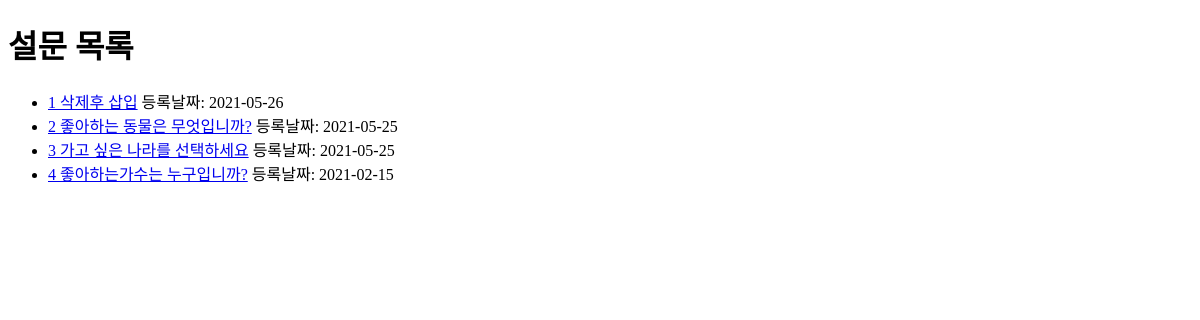
The app's page /polls/list, older data.
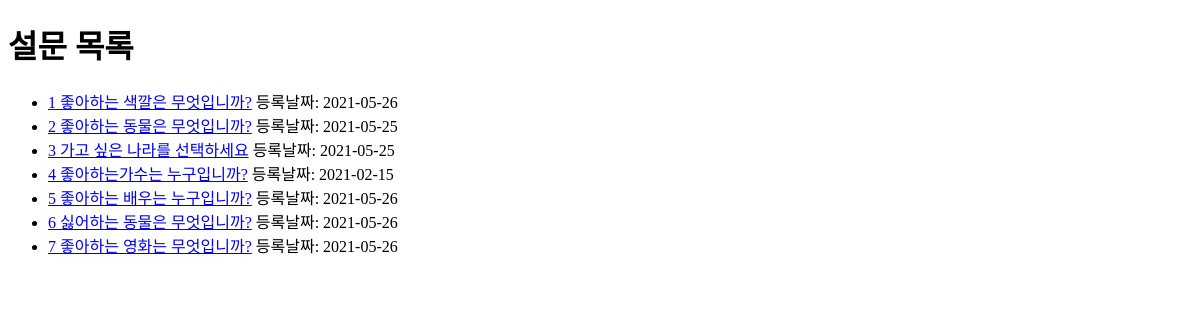
The same page, newer data.
### polls/models.py (models this page shows, shortened)
class Question(models.Model):
    question_text = models.CharField(max_length=200) # CharField = NVACHAR
    pub_date = models.DateTimeField(auto_now_add=True) # auto_now_add: insert될때 일시를 자동등록

### polls/views.py (the view)
# urls.py: path('list', views.list, name='list'),
def list(request):
    question_list = Question.objects.all().order_by('id')
    return render(request,
                 'polls/list.html',
                 {"question_list":question_list})

### polls/templates/polls/list.html (shortened to what this page needs)
<!DOCTYPE html>
<html lang="en">
<head>
</head>
<body>
    <h1>설문 목록</h1>
    <ul>
        {% for s in question_list %}
        <li>
            <a href="/polls/vote_form/{{s.pk}}">{{s.id}} {{s.question_text}}</a>
            등록날짜:
            {{s.pub_date|date:'Y-m-d'}}
        </li>
        {% endfor%}
    </ul>
</body>
</html>

Row changes from the older to the newer data that the page shows:
changed Question id 1: question_text "삭제후 삽입" → "좋아하는 색깔은 무엇입니까?"
added Question: id "5", question_text "좋아하는 배우는 누구입니까?", pub_date "2021-05-26"
added Question: id "6", question_text "싫어하는 동물은 무엇입니까?", pub_date "2021-05-26"
added Question: id "7", question_text "좋아하는 영화는 무엇입니까?", pub_date "2021-05-26"
